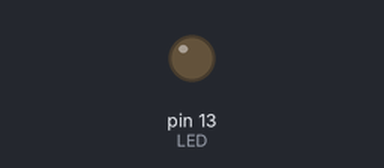
Simulated run of this sketch. Board: Arduino Uno, built with avr-gcc and run on an emulated ATmega328P. Parts: output pins drawn as LEDs (lit = HIGH).

Above: at 0.17 s.
Timing chart, 0 to 3.0 s (numbered marks = the images above):
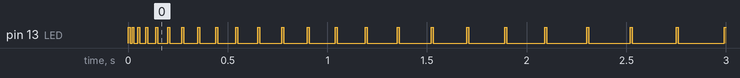

Measured:
- by itself, pin 13 (LED): repeats every 0.02 s: LOW 0.01 s, HIGH 0.01 s, until it stays LOW from 128.8 s

The sketch:

delaying_an_LED_to_blink_slower.ino
```cpp
/*The rate of blinking of LED is lowered with time*/

const int LED = 13;
int i = 10;

void setup()
  {
    pinMode(LED, OUTPUT);
  }

void loop()
  {
    digitalWrite(LED, HIGH);
    delay(10);
    digitalWrite(LED, LOW);
    delay(i);
    i = i+10;
  }
```
